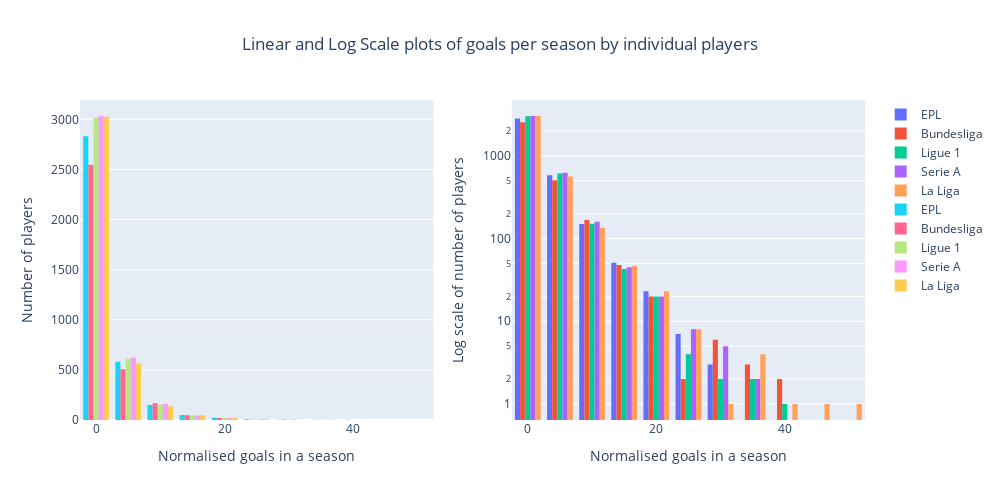

The notebook cell saved with this chart:
### Code cell
#Histogram of goals per season for each different league.
fig = plotly.subplots.make_subplots(rows=1, cols=2)
bins = 20
hist_1 = go.Histogram(x=df[df['league'].str.startswith('EPL')]['goals_norm'], name = 'EPL',nbinsx=bins)
hist_2 = go.Histogram(x=df[df['league'].str.startswith('Bundesliga')]['goals_norm'], name = 'Bundesliga',nbinsx=bins)
hist_3 = go.Histogram(x=df[df['league'].str.startswith('Ligue')]['goals_norm'], name = 'Ligue 1',nbinsx=bins)
hist_4 = go.Histogram(x=df[df['league'].str.startswith('Serie')]['goals_norm'], name = 'Serie A',nbinsx=bins)
hist_5 = go.Histogram(x=df[df['league'].str.startswith('La')]['goals_norm'], name = 'La Liga',nbinsx=bins)
fig.add_trace(hist_1,row=1,col=2)
fig.add_trace(hist_2,row=1,col=2)
fig.add_trace(hist_3,row=1,col=2)
fig.add_trace(hist_4,row=1,col=2)
fig.add_trace(hist_5,row=1,col=2)
fig.add_trace(hist_1,row=1,col=1)
fig.add_trace(hist_2,row=1,col=1)
fig.add_trace(hist_3,row=1,col=1)
fig.add_trace(hist_4,row=1,col=1)
fig.add_trace(hist_5,row=1,col=1)
fig['layout']['yaxis2'].update(type='log',title='Log scale of number of players')
fig['layout']['yaxis1'].update(title='Number of players')
fig.update_xaxes(title = 'Normalised goals in a season')
fig.update_layout(width=1000,height=500,title='Linear and Log Scale plots of goals per season by individual players',title_x=0.5)
fig.show()

### Figure 1 — Plotly figure (JSON) as saved in the notebook; plotly's stock layout.template omitted (floating-point values rounded to 4 significant figures; data arrays with more than 128 entries replaced by an {"elided": "..."} marker saying what was removed)
{"data": [{"name": "EPL", "nbinsx": 20, "type": "histogram", "x": {"elided": "3648 int values"}, "xaxis": "x2", "yaxis": "y2"}, {"name": "Bundesliga", "nbinsx": 20, "type": "histogram", "x": {"elided": "3302 float values"}, "xaxis": "x2", "yaxis": "y2"}, {"name": "Ligue 1", "nbinsx": 20, "type": "histogram", "x": {"elided": "3850 float values"}, "xaxis": "x2", "yaxis": "y2"}, {"name": "Serie A", "nbinsx": 20, "type": "histogram", "x": {"elided": "3896 int values"}, "xaxis": "x2", "yaxis": "y2"}, {"name": "La Liga", "nbinsx": 20, "type": "histogram", "x": {"elided": "3810 int values"}, "xaxis": "x2", "yaxis": "y2"}, {"name": "EPL", "nbinsx": 20, "type": "histogram", "x": {"elided": "3648 int values"}, "xaxis": "x", "yaxis": "y"}, {"name": "Bundesliga", "nbinsx": 20, "type": "histogram", "x": {"elided": "3302 float values"}, "xaxis": "x", "yaxis": "y"}, {"name": "Ligue 1", "nbinsx": 20, "type": "histogram", "x": {"elided": "3850 float values"}, "xaxis": "x", "yaxis": "y"}, {"name": "Serie A", "nbinsx": 20, "type": "histogram", "x": {"elided": "3896 int values"}, "xaxis": "x", "yaxis": "y"}, {"name": "La Liga", "nbinsx": 20, "type": "histogram", "x": {"elided": "3810 int values"}, "xaxis": "x", "yaxis": "y"}], "layout": {"height": 500, "title": {"text": "Linear and Log Scale plots of goals per season by individual players", "x": 0.5}, "width": 1000, "xaxis": {"anchor": "y", "domain": [0, 0.45], "title": {"text": "Normalised goals in a season"}}, "xaxis2": {"anchor": "y2", "domain": [0.55, 1], "title": {"text": "Normalised goals in a season"}}, "yaxis": {"anchor": "x", "domain": [0, 1], "title": {"text": "Number of players"}}, "yaxis2": {"anchor": "x2", "domain": [0, 1], "title": {"text": "Log scale of number of players"}, "type": "log"}}}
